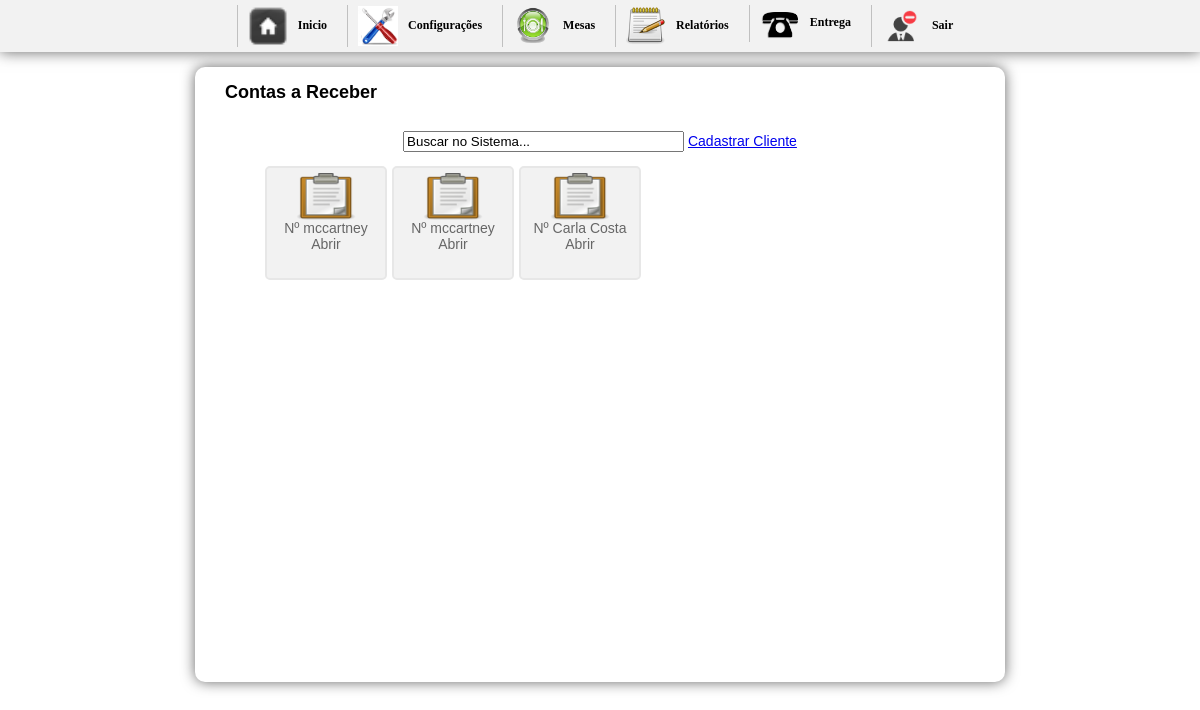
The page /inicio2.php?btn=entrega (signed in) on the database as committed earlier.
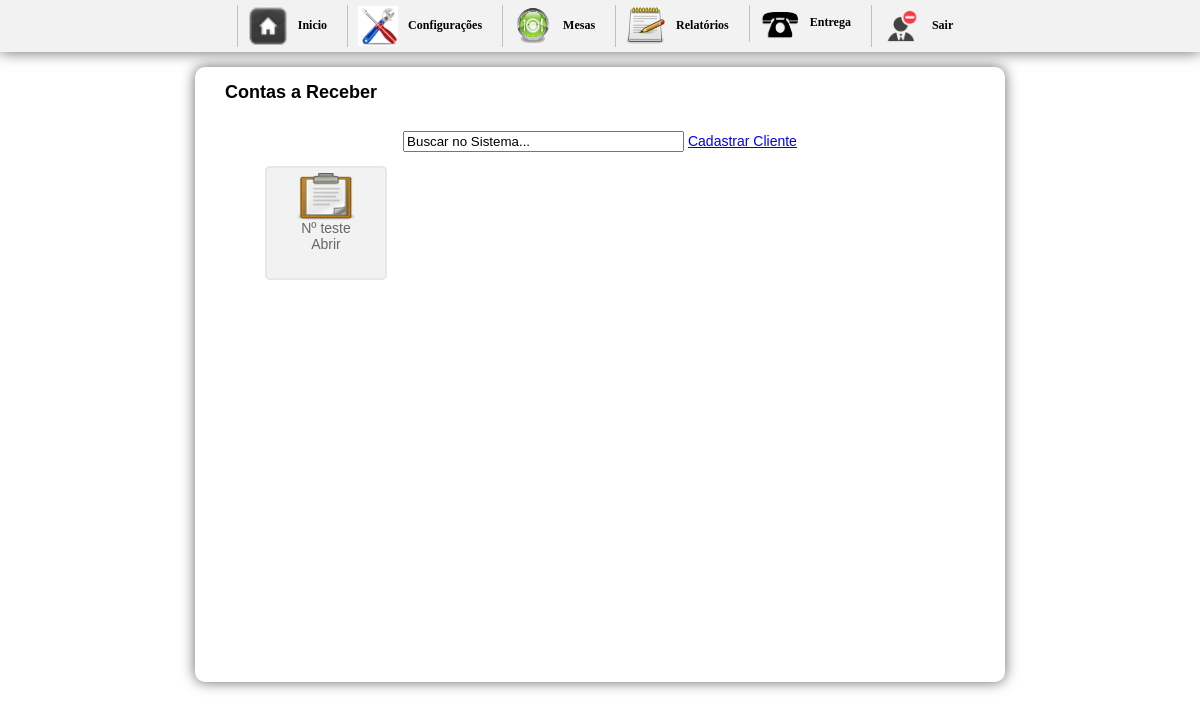
The same page on the database as committed later.
### tables this page shows
CREATE TABLE `pedido` (
  `id_mesa` int(10) NOT NULL AUTO_INCREMENT,
  `numero` int(10) NOT NULL,
  `idGarcon` varchar(200) NOT NULL,
  `situacao` int(1) NOT NULL,
  `email` varchar(50) DEFAULT NULL,
  `nome` varchar(50) DEFAULT NULL,
  `sobrenome` varchar(50) DEFAULT NULL,
  `telefone` varchar(30) DEFAULT NULL,
  `bairro` varchar(50) DEFAULT NULL,
  `rua` varchar(50) DEFAULT NULL,
  `numerocasa` varchar(20) DEFAULT NULL,
  `detalhes` longtext,
  PRIMARY KEY (`id_mesa`)
);

### entrega.php (the view, shortened to what this page needs)
<h1> &nbsp;&nbsp;&nbsp;Contas a Receber</h1>
<div id="mesas">
<div class="div"><center>
    <form method="post" action=""><br />
      <input size="32" type="text" class="busca" id="busca" name="buscar" value="Buscar no Sistema..." onfocus="if (this.value == 'Buscar no Sistema...') this.value = '';" onblur="if (this.value == '') this.value = 'Buscar no Sistema...';" />
      <a href="inicio.php?btn=cadastroclientes">Cadastrar Cliente </a>
    </form></center>
  </div>
<ul>
	<?php
		$sql = mysql_query("SELECT * FROM pedido ORDER BY id_mesa DESC LIMIT 20");
		while($ver = mysql_fetch_array($sql)){
			$situacao = $ver['situacao'];
			$id_mesa = $ver['id_mesa'];
			$numero = $ver['nome'];
			$idGarcon = $ver['idGarcon'];
			$gar = mysql_query("SELECT * FROM garcon WHERE idGarcon='$idGarcon'");
			$bosta = mysql_fetch_assoc($gar);
			$nomeGarcon = $bosta['nomeGarcon'];
			if($situacao == 0){
				$img = "<img src='imagens/restaurant_p.png' width='60' height='47' border='0'>";
			}else{
			$img = "<img src='imagens/restaurant_pverde.png' width='60' height='47' border='0'>";
			}
	?>
	<li><a href="?btn=vendapedido&id_mesa=<?php echo $id_mesa ?>&idGarcon=<?php echo $idGarcon ?>"><?php echo $img; echo "<br/>";  echo 'Nº '.$numero;  echo "<br/>"; if($situacao == 1){echo "Garçom: ".$nomeGarcon; }else{echo "Abrir";} ?></a>
	</li>
<?php }?>
</ul>
</div>

Rows that differ between the two databases and show on the page:
removed pedido: situacao 0 (drawn), nome "mccartney"
removed pedido: situacao 0 (drawn), nome "Carla Costa"
changed pedido: nome "mccartney" → "teste"
